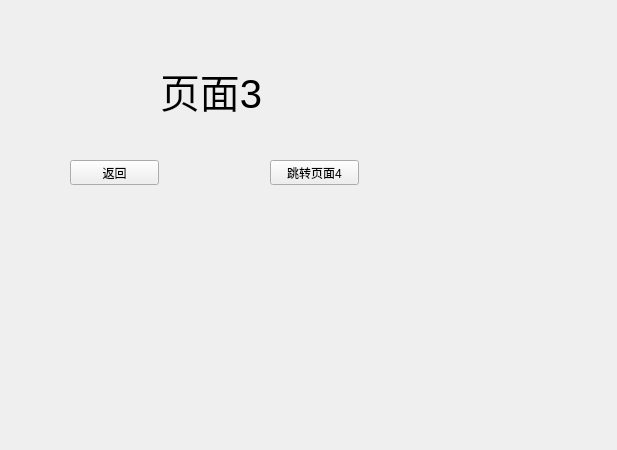
<?xml version="1.0" encoding="UTF-8"?>
<ui version="4.0">
 <class>page_3</class>
 <widget class="QWidget" name="page_3">
  <property name="geometry">
   <rect>
    <x>0</x>
    <y>0</y>
    <width>617</width>
    <height>450</height>
   </rect>
  </property>
  <property name="windowTitle">
   <string>Form</string>
  </property>
  <widget class="QLabel" name="label">
   <property name="geometry">
    <rect>
     <x>160</x>
     <y>40</y>
     <width>201</width>
     <height>101</height>
    </rect>
   </property>
   <property name="font">
    <font>
     <pointsize>30</pointsize>
    </font>
   </property>
   <property name="text">
    <string>页面3</string>
   </property>
  </widget>
  <widget class="QPushButton" name="pushButton">
   <property name="geometry">
    <rect>
     <x>270</x>
     <y>160</y>
     <width>89</width>
     <height>25</height>
    </rect>
   </property>
   <property name="text">
    <string>跳转页面4</string>
   </property>
  </widget>
  <widget class="QPushButton" name="pushButton_2">
   <property name="geometry">
    <rect>
     <x>70</x>
     <y>160</y>
     <width>89</width>
     <height>25</height>
    </rect>
   </property>
   <property name="text">
    <string>返回</string>
   </property>
  </widget>
 </widget>
 <resources/>
 <connections/>
</ui>
